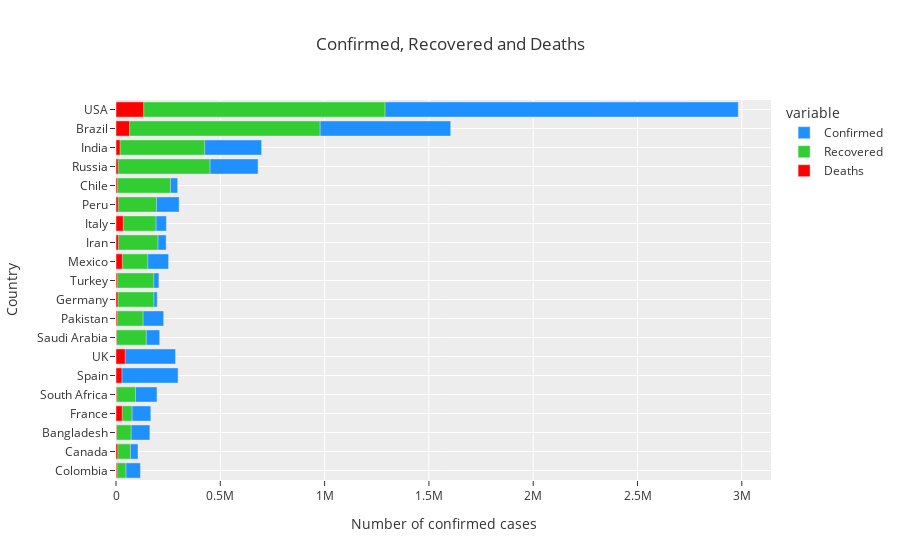

The code cell stored with this chart in its notebook:
### Markdown cell above
# Bar plot for highest Confirmed Cases

### Code cell
# top 20 countries for 'Confirmed'
top20 = df.copy()
top20 = top20.sort_values(by='Confirmed',ascending=True).tail(20).reset_index()

# bar chart
color_map = {'Confirmed':'dodgerblue', 'Deaths':'red', 'Recovered':'limegreen'}
fig = px.bar(top20, x=['Confirmed','Recovered','Deaths'], y='Country', title='Confirmed, Recovered and Deaths',
             labels={'value': 'Number of confirmed cases'},
             barmode='overlay', 
             opacity=1,
            color_discrete_map=color_map)

fig.update_layout(yaxis={'categoryorder':'total ascending'})
fig.update_layout(template='ggplot2')
fig.show()

### Figure 1 — Plotly figure (JSON) as saved in the notebook; plotly's stock layout.template omitted (floating-point values rounded to 4 significant figures)
{"data": [{"alignmentgroup": "True", "hovertemplate": "variable=Confirmed<br>Number of confirmed cases=%{x}<br>Country=%{y}<extra></extra>", "legendgroup": "Confirmed", "marker": {"color": "dodgerblue", "opacity": 1}, "name": "Confirmed", "offsetgroup": "Confirmed", "orientation": "h", "showlegend": true, "textposition": "auto", "type": "bar", "x": [105536, 117110, 162417, 166960, 196750, 197558, 205758, 209509, 228474, 240438, 241611, 252165, 285416, 295532, 297625, 302718, 681251, 697836, 1604585, 2982928], "xaxis": "x", "y": ["Canada", "Colombia", "Bangladesh", "France", "South Africa", "Germany", "Turkey", "Saudi Arabia", "Pakistan", "Iran", "Italy", "Mexico", "UK", "Chile", "Spain", "Peru", "Russia", "India", "Brazil", "USA"], "yaxis": "y"}, {"alignmentgroup": "True", "hovertemplate": "variable=Recovered<br>Number of confirmed cases=%{x}<br>Country=%{y}<extra></extra>", "legendgroup": "Recovered", "marker": {"color": "limegreen", "opacity": 1}, "name": "Recovered", "offsetgroup": "Recovered", "orientation": "h", "showlegend": true, "textposition": "auto", "type": "bar", "x": [69239, 47881, 72625, 77060, 93315, 181700, 180680, 145236, 129830, 201330, 192108, 152309, 0, 261032, 0, 193957, 450750, 424891, 978615, 1289564], "xaxis": "x", "y": ["Canada", "Colombia", "Bangladesh", "France", "South Africa", "Germany", "Turkey", "Saudi Arabia", "Pakistan", "Iran", "Italy", "Mexico", "UK", "Chile", "Spain", "Peru", "Russia", "India", "Brazil", "USA"], "yaxis": "y"}, {"alignmentgroup": "True", "hovertemplate": "variable=Deaths<br>Number of confirmed cases=%{x}<br>Country=%{y}<extra></extra>", "legendgroup": "Deaths", "marker": {"color": "red", "opacity": 1}, "name": "Deaths", "offsetgroup": "Deaths", "orientation": "h", "showlegend": true, "textposition": "auto", "type": "bar", "x": [8684, 4064, 2052, 29893, 3199, 9086, 5225, 1916, 4712, 11571, 34861, 30366, 44220, 6308, 28385, 10589, 10161, 19700, 64900, 132569], "xaxis": "x", "y": ["Canada", "Colombia", "Bangladesh", "France", "South Africa", "Germany", "Turkey", "Saudi Arabia", "Pakistan", "Iran", "Italy", "Mexico", "UK", "Chile", "Spain", "Peru", "Russia", "India", "Brazil", "USA"], "yaxis": "y"}], "layout": {"barmode": "overlay", "legend": {"title": {"text": "variable"}, "tracegroupgap": 0}, "title": {"text": "Confirmed, Recovered and Deaths"}, "xaxis": {"anchor": "y", "domain": [0, 1], "title": {"text": "Number of confirmed cases"}}, "yaxis": {"anchor": "x", "categoryorder": "total ascending", "domain": [0, 1], "title": {"text": "Country"}}}}
